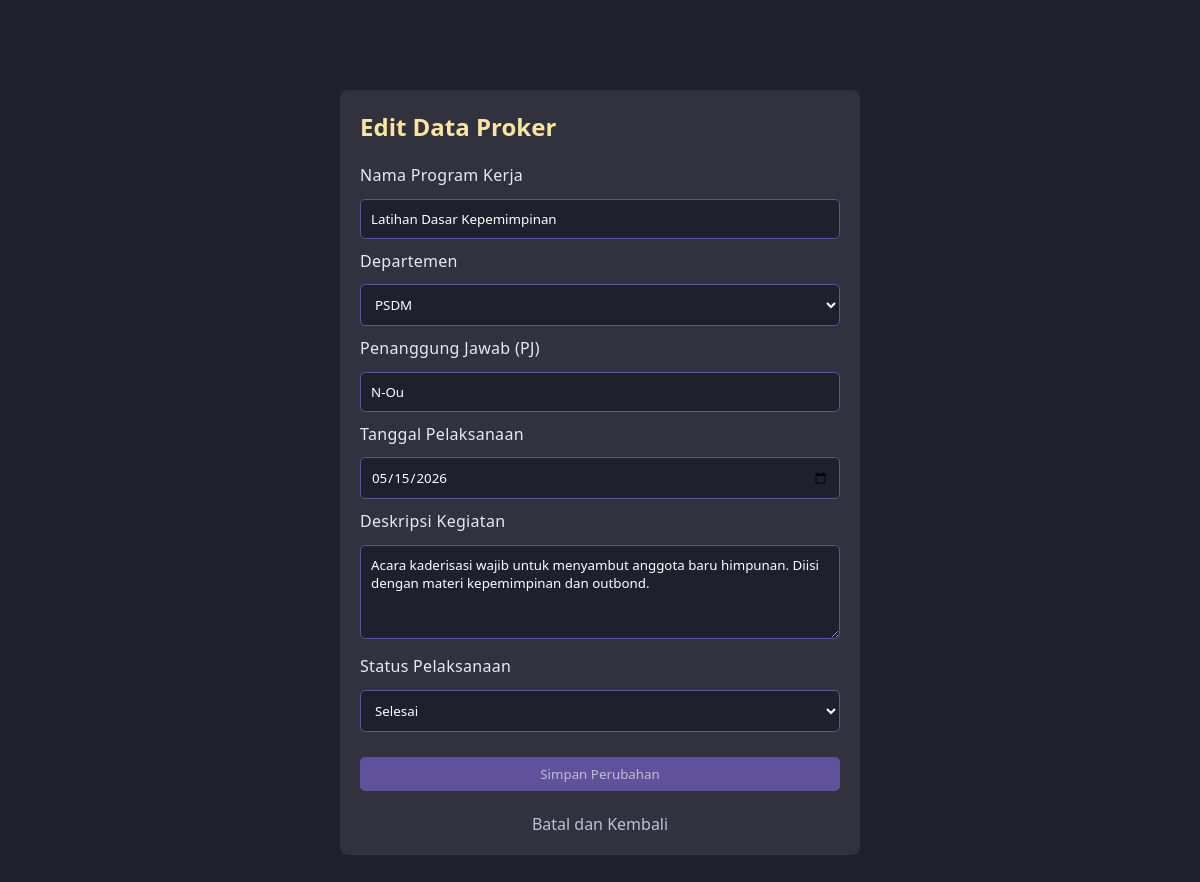
Page /admin/edit_proker.php?id=1 (signed in) on the committed database.
### tables this page shows
CREATE TABLE `proker` (
  `id_proker` int(11) NOT NULL,
  `id_dept` int(11) DEFAULT NULL,
  `nama_proker` varchar(100) DEFAULT NULL,
  `pj_proker` varchar(100) DEFAULT NULL,
  `deskripsi` text DEFAULT NULL,
  `tgl_pelaksanaan` date DEFAULT NULL,
  `status` enum('Belum Mulai','Sedang Berjalan','Selesai') DEFAULT NULL,
  `created` timestamp NOT NULL DEFAULT current_timestamp()
);

CREATE TABLE `dept` (
  `id_dept` int(11) NOT NULL,
  `nama_dept` varchar(100) DEFAULT NULL,
  `tentang_dept` text DEFAULT NULL
);

### config/functions.php (called while the page is built, shortened)
<?php
require 'database.php';
function query($query) {
    global $conn;
    $result = mysqli_query($conn, $query);
    $rows = [];
    while ($row = mysqli_fetch_assoc($result)) {
        $rows[] = $row;
    }
    return $rows;
}
?>

### admin/edit_proker.php (the view, shortened to what this page needs)
<?php
require '../config/functions.php';
$id_proker = $_GET["id"];
$proker = query("SELECT * FROM proker WHERE id_proker = $id_proker")[0];
$departemen = query("SELECT * FROM dept");
?>
<!DOCTYPE html>
<html lang="id">
<head>
    <link rel="stylesheet" href="../assets/css/style.css">
</head>
<body>
    <div class="container" style="max-width: 600px; margin: auto; margin-top: 50px;">
        <div class="card">
            <h2 style="color: #f7e6a1; margin-bottom: 20px;">Edit Data Proker</h2>
            <form action="" method="post">
                <label>Nama Program Kerja</label>
                <input type="text" name="nama_proker" value="<?= $proker['nama_proker']; ?>" required>
                <label>Departemen</label>
                <select name="id_dept" required>
                    <?php foreach($departemen as $d) { ?>
                        <option value="<?= $d['id_dept']; ?>" <?= ($d['id_dept'] == $proker['id_dept']) ? 'selected' : ''; ?>>
                            <?= $d['nama_dept']; ?>
                        </option>
                    <?php } ?>
                </select>
                <label>Penanggung Jawab (PJ)</label>
                <input type="text" name="pj_proker" value="<?= $proker['pj_proker']; ?>" required>
                <label>Tanggal Pelaksanaan</label>
                <input type="date" name="tgl_pelaksanaan" value="<?= $proker['tgl_pelaksanaan']; ?>" required>
                <label>Deskripsi Kegiatan</label>
                <textarea name="deskripsi" rows="4" required><?= $proker['deskripsi']; ?></textarea>
                <label>Status Pelaksanaan</label>
                <select name="status" required>
                    <option value="Selesai" <?= ($proker['status'] == 'Selesai') ? 'selected' : ''; ?>>Selesai</option>
                </select>
                <button type="submit" name="edit" class="btn" style="width: 100%; margin-top: 15px;">Simpan Perubahan</button>
            </form>
            <br>
            <div style="text-align: center;">
                <a href="dashboard.php" style="color: #bfc0d1; text-decoration: none;">Batal dan Kembali</a>
            </div>
        </div>
    </div>
</body>
</html>

### assets/css/style.css (style rules this page uses)
* { margin: 0; padding: 0; box-sizing: border-box; font-family: 'Segoe UI', Tahoma, sans-serif; }
body { background-color: #1e202c; color: #bfc0d1; }
.container { padding: 40px; }
.card { background-color: #31323e; padding: 20px; border-radius: 8px; margin-bottom: 20px; }
.btn { background-color: #60519b; color: #bfc0d1; border: none; padding: 8px 15px; border-radius: 5px; cursor: pointer; text-decoration: none; }
input, select, textarea { width: 100%; padding: 10px; margin: 10px 0; background: #1e202c; color: #fff; border: 1px solid #60519b; border-radius: 5px; }
p, small, label, td, span { color: #e8e9f3; line-height: 1.6; letter-spacing: 0.3px; }

### rows in the picture
proker: nama_proker "Latihan Dasar Kepemimpinan", id_dept "PSDM", pj_proker "N-Ou", tgl_pelaksanaan "05/15/2026", deskripsi "Acara kaderisasi wajib untuk menyambut anggota baru himpunan. Diisi dengan materi kepemimpinan dan outbond.", status "Selesai"
